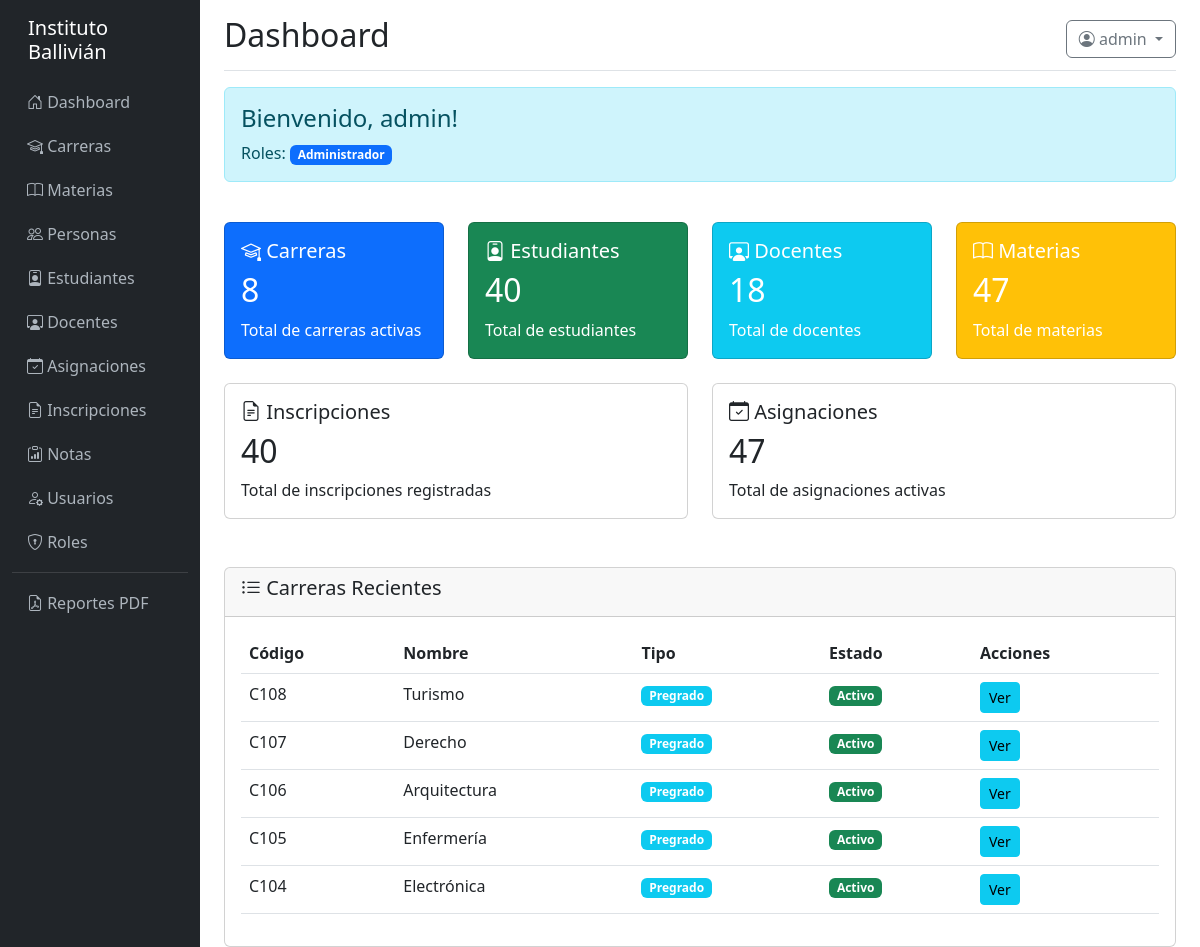
The page /dashboard (signed in) on the database its author committed.
### models/__init__.py (models this page shows, shortened)
class Usuario(UserMixin, db.Model):
    __tablename__ = 'usuario'
    id = db.Column(db.Integer, primary_key=True)
    username = db.Column(db.String(100), unique=True, nullable=False)
    email = db.Column(db.String(150))
    password_hash = db.Column(db.String(255), nullable=False)
    persona_id = db.Column(db.Integer, db.ForeignKey('persona.id'))
    estudiante_id = db.Column(db.Integer, db.ForeignKey('estudiante.id'))
    docente_id = db.Column(db.Integer, db.ForeignKey('docente.id'))
    activo = db.Column(db.Boolean, default=True)
    ultimo_login = db.Column(db.DateTime)
    created_at = db.Column(db.DateTime, default=datetime.utcnow)
    updated_at = db.Column(db.DateTime, onupdate=datetime.utcnow)
    roles = db.relationship('Rol', secondary=usuario_rol, backref='usuarios')
    def tiene_permiso(self, nombre_permiso):
        for rol in self.roles:
            for permiso in rol.permisos:
                if permiso.nombre == nombre_permiso:
                    return True
        return False

class Rol(db.Model):
    __tablename__ = 'rol'
    id = db.Column(db.Integer, primary_key=True)
    nombre = db.Column(db.String(100), unique=True, nullable=False)
    descripcion = db.Column(db.String(255))
    creado_en = db.Column(db.DateTime, default=datetime.utcnow)
    permisos = db.relationship('Permiso', secondary=rol_permiso, backref='roles')

class Carrera(db.Model):
    __tablename__ = 'carrera'
    id = db.Column(db.Integer, primary_key=True)
    codigo = db.Column(db.String(30), unique=True, nullable=False)
    nombre = db.Column(db.String(255), nullable=False)
    descripcion = db.Column(db.Text)
    tipo = db.Column(db.Enum('Pregrado', 'Tecnico', 'Posgrado', 'Diplomado', 'Otro'), default='Pregrado')
    carga_horaria = db.Column(db.Integer, default=0)
    creditos = db.Column(db.Integer)
    fecha_creacion = db.Column(db.Date)
    activo = db.Column(db.Boolean, default=True)
    created_at = db.Column(db.DateTime, default=datetime.utcnow)
    updated_at = db.Column(db.DateTime, onupdate=datetime.utcnow)
    materias = db.relationship('Materia', backref='carrera', lazy=True, cascade='all, delete-orphan')
    inscripciones = db.relationship('Inscripcion', backref='carrera', lazy=True)
    asignaciones = db.relationship('Asignacion', backref='carrera', lazy=True)

### controllers/main_controller.py (the view)
@main_bp.route('/dashboard')
@login_required
def dashboard():
    stats = {
        'total_carreras': Carrera.query.filter_by(activo=True).count(),
        'total_estudiantes': Estudiante.query.filter_by(activo=True).count(),
        'total_docentes': Docente.query.filter_by(activo=True).count(),
        'total_materias': Materia.query.filter_by(activo=True).count(),
        'total_inscripciones': Inscripcion.query.count(),
        'total_asignaciones': Asignacion.query.count()
    }
    carreras_recientes = Carrera.query.filter_by(activo=True).order_by(Carrera.created_at.desc()).limit(5).all()
    return render_template('main/dashboard.html', stats=stats, carreras=carreras_recientes, current_year=datetime.now().year)

### templates/main/dashboard.html (shortened to what this page needs)
{% extends "base.html" %}
{% block page_title %}Dashboard{% endblock %}
{% block content %}
<div class="row">
    <div class="col-md-12 mb-4">
        <div class="alert alert-info">
            <h4>Bienvenido, {{ current_user.username }}!</h4>
            <p class="mb-0">Roles:
                {% for rol in current_user.roles %}
                    <span class="badge bg-primary">{{ rol.nombre }}</span>
                {% endfor %}
            </p>
        </div>
    </div>
</div>
<div class="row">
    {% if current_user.tiene_permiso('ver_carreras') %}
    <div class="col-md-3 mb-4">
        <div class="card text-white bg-primary">
            <div class="card-body">
                <h5 class="card-title"><i class="bi bi-mortarboard"></i> Carreras</h5>
                <h2>{{ stats.total_carreras }}</h2>
                <p class="card-text">Total de carreras activas</p>
            </div>
        </div>
    </div>
    {% endif %}
    {% if current_user.tiene_permiso('ver_estudiantes') %}
    <div class="col-md-3 mb-4">
        <div class="card text-white bg-success">
            <div class="card-body">
                <h5 class="card-title"><i class="bi bi-person-badge"></i> Estudiantes</h5>
                <h2>{{ stats.total_estudiantes }}</h2>
                <p class="card-text">Total de estudiantes</p>
            </div>
        </div>
    </div>
    {% endif %}
    {% if current_user.tiene_permiso('ver_docentes') %}
    <div class="col-md-3 mb-4">
        <div class="card text-white bg-info">
            <div class="card-body">
                <h5 class="card-title"><i class="bi bi-person-workspace"></i> Docentes</h5>
                <h2>{{ stats.total_docentes }}</h2>
                <p class="card-text">Total de docentes</p>
            </div>
        </div>
    </div>
    {% endif %}
    {% if current_user.tiene_permiso('ver_materias') %}
    <div class="col-md-3 mb-4">
        <div class="card text-white bg-warning">
            <div class="card-body">
                <h5 class="card-title"><i class="bi bi-book"></i> Materias</h5>
                <h2>{{ stats.total_materias }}</h2>
                <p class="card-text">Total de materias</p>
            </div>
        </div>
    </div>
    {% endif %}
</div>
<div class="row">
    {% if current_user.tiene_permiso('ver_inscripciones') %}
    <div class="col-md-6 mb-4">
        <div class="card">
            <div class="card-body">
                <h5 class="card-title"><i class="bi bi-file-earmark-text"></i> Inscripciones</h5>
                <h2>{{ stats.total_inscripciones }}</h2>
                <p class="card-text">Total de inscripciones registradas</p>
            </div>
        </div>
    </div>
    {% endif %}
    {% if current_user.tiene_permiso('ver_asignaciones') %}
    <div class="col-md-6 mb-4">
        <div class="card">
            <div class="card-body">
                <h5 class="card-title"><i class="bi bi-calendar-check"></i> Asignaciones</h5>
                <h2>{{ stats.total_asignaciones }}</h2>
                <p class="card-text">Total de asignaciones activas</p>
            </div>
        </div>
    </div>
    {% endif %}
</div>
{% if current_user.tiene_permiso('ver_carreras') %}
<div class="row mt-4">
    <div class="col-md-12">
        <div class="card">
            <div class="card-header">
                <h5><i class="bi bi-list-ul"></i> Carreras Recientes</h5>
            </div>
            <div class="card-body">
                <div class="table-responsive">
                    <table class="table table-hover">
                        <thead>
                            <tr>
                                <th>Código</th>
                                <th>Nombre</th>
                                <th>Tipo</th>
                                <th>Estado</th>
                                <th>Acciones</th>
                            </tr>
                        </thead>
                        <tbody>
                            {% for carrera in carreras %}
                            <tr>
                                <td>{{ carrera.codigo }}</td>
                                <td>{{ carrera.nombre }}</td>
                                <td><span class="badge bg-info">{{ carrera.tipo }}</span></td>
                                <td>
                                    {% if carrera.activo %}
                                        <span class="badge bg-success">Activo</span>
                                    {% else %}
                                        <span class="badge bg-secondary">Inactivo</span>
                                    {% endif %}
                                </td>
                                <td>
                                    <a href="{{ url_for('carrera.detalle', id=carrera.id) }}" class="btn btn-sm btn-info">Ver</a>
                                </td>
                            </tr>
                            {% endfor %}
                        </tbody>
                    </table>
                </div>
            </div>
        </div>
    </div>
</div>
{% endif %}
{% endblock %}

### templates/base.html (shortened to what this page needs)
<!DOCTYPE html>
<html lang="es">
<head>
    <link href="https://cdn.jsdelivr.net/npm/bootstrap@5.3.0/dist/css/bootstrap.min.css" rel="stylesheet">
    <link rel="stylesheet" href="https://cdn.jsdelivr.net/npm/bootstrap-icons@1.11.0/font/bootstrap-icons.css">
</head>
<body>
    <div class="container-fluid">
        <div class="row">
            {% if current_user.is_authenticated %}
            <nav class="col-md-2 col-lg-2 d-md-block sidebar">
                <div class="position-sticky pt-3">
                    <h5 class="text-white px-3 mb-3">Instituto Ballivián</h5>
                    <ul class="nav flex-column">
                        <li class="nav-item">
                            <a class="nav-link" href="{{ url_for('main.dashboard') }}">
                                <i class="bi bi-house-door"></i> Dashboard
                            </a>
                        </li>
                        {% if current_user.tiene_permiso('ver_carreras') %}
                        <li class="nav-item">
                            <a class="nav-link" href="{{ url_for('carrera.index') }}">
                                <i class="bi bi-mortarboard"></i> Carreras
                            </a>
                        </li>
                        {% endif %}
                        {% if current_user.tiene_permiso('ver_materias') %}
                        <li class="nav-item">
                            <a class="nav-link" href="{{ url_for('materia.index') }}">
                                <i class="bi bi-book"></i> Materias
                            </a>
                        </li>
                        {% endif %}
                        {% if current_user.tiene_permiso('ver_personas') %}
                        <li class="nav-item">
                            <a class="nav-link" href="{{ url_for('persona.index') }}">
                                <i class="bi bi-people"></i> Personas
                            </a>
                        </li>
                        {% endif %}
                        {% if current_user.tiene_permiso('ver_estudiantes') %}
                        <li class="nav-item">
                            <a class="nav-link" href="{{ url_for('estudiante.index') }}">
                                <i class="bi bi-person-badge"></i> Estudiantes
                            </a>
                        </li>
                        {% endif %}
                        {% if current_user.tiene_permiso('ver_docentes') %}
                        <li class="nav-item">
                            <a class="nav-link" href="{{ url_for('docente.index') }}">
                                <i class="bi bi-person-workspace"></i> Docentes
                            </a>
                        </li>
                        {% endif %}
                        {% if current_user.tiene_permiso('ver_asignaciones') %}
                        <li class="nav-item">
                            <a class="nav-link" href="{{ url_for('asignacion.index') }}">
                                <i class="bi bi-calendar-check"></i> Asignaciones
                            </a>
                        </li>
                        {% endif %}
                        {% if current_user.tiene_permiso('ver_inscripciones') %}
                        <li class="nav-item">
                            <a class="nav-link" href="{{ url_for('inscripcion.index') }}">
                                <i class="bi bi-file-earmark-text"></i> Inscripciones
                            </a>
                        </li>
                        {% endif %}
                        {% if current_user.tiene_permiso('ver_notas') %}
                        <li class="nav-item">
                            <a class="nav-link" href="{{ url_for('nota.index') }}">
                                <i class="bi bi-clipboard-data"></i> Notas
                            </a>
                        </li>
                        {% endif %}
                        {% if current_user.tiene_permiso('ver_usuarios') %}
                        <li class="nav-item">
                            <a class="nav-link" href="{{ url_for('usuario.index') }}">
                                <i class="bi bi-person-gear"></i> Usuarios
                            </a>
                        </li>
                        {% endif %}
                        {% if current_user.tiene_permiso('ver_roles') %}
                        <li class="nav-item">
                            <a class="nav-link" href="{{ url_for('rol.index') }}">
                                <i class="bi bi-shield-lock"></i> Roles
                            </a>
                        </li>
                        {% endif %}
                        <hr class="text-white-50 my-2">
                        <li class="nav-item">
                            <a class="nav-link" href="{{ url_for('reporte.index') }}">
                                <i class="bi bi-file-earmark-pdf"></i> Reportes PDF
                            </a>
                        </li>
                    </ul>
                </div>
            </nav>
            {% endif %}
            <main class="col-md-10 ms-sm-auto col-lg-10 px-md-4">
                {% if current_user.is_authenticated %}
                <div class="d-flex justify-content-between flex-wrap flex-md-nowrap align-items-center pt-3 pb-2 mb-3 border-bottom">
                    <h1 class="h2">{% block page_title %}Dashboard{% endblock %}</h1>
                    <div class="btn-toolbar mb-2 mb-md-0">
                        <div class="dropdown">
                            <button class="btn btn-outline-secondary dropdown-toggle" type="button" id="userDropdown" data-bs-toggle="dropdown">
                                <i class="bi bi-person-circle"></i> {{ current_user.username }}
                            </button>
                        </div>
                    </div>
                </div>
                {% endif %}
                {% block content %}{% endblock %}
            </main>
        </div>
    </div>
</body>
</html>

### templates/base.html (style rules this page uses)
.sidebar { min-height: 100vh; background-color: #212529; }
.sidebar a { color: #adb5bd; text-decoration: none; padding: 10px 15px; display: block; }

### rows shown on the page
Usuario: username "admin"
Rol: nombre "Administrador"
Carrera: codigo "C108", nombre "Turismo", tipo "Pregrado", activo "Activo"
Carrera: codigo "C107", nombre "Derecho", tipo "Pregrado", activo "Activo"
Carrera: codigo "C106", nombre "Arquitectura", tipo "Pregrado", activo "Activo"
Carrera: codigo "C105", nombre "Enfermería", tipo "Pregrado", activo "Activo"
Carrera: codigo "C104", nombre "Electrónica", tipo "Pregrado", activo "Activo"

### other values the page prints
{{ stats.total_carreras }} "8"
{{ stats.total_estudiantes }} "40"
{{ stats.total_docentes }} "18"
{{ stats.total_materias }} "47"
{{ stats.total_inscripciones }} "40"
{{ stats.total_asignaciones }} "47"
